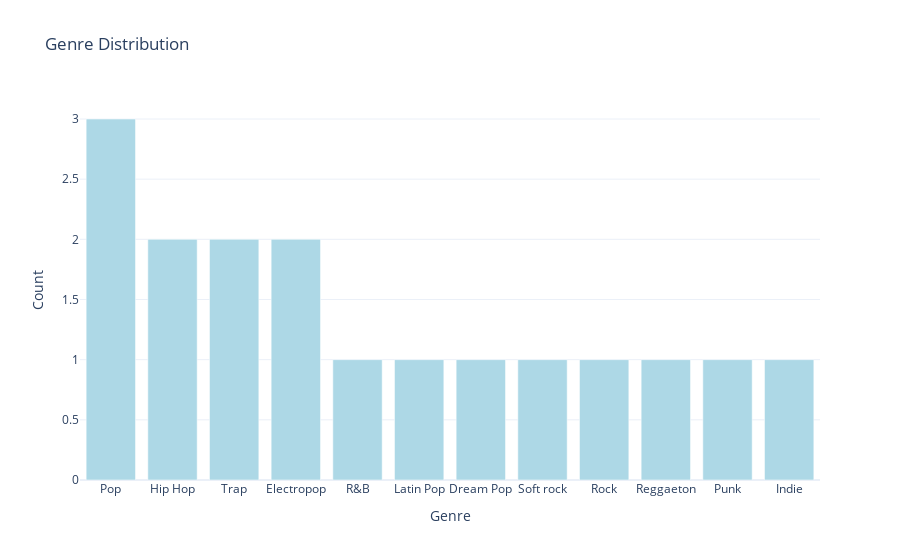

Notebook code cell kept with this figure:
### Code cell
# Calculate counts dynamically
counts = merged_df['Genre'].value_counts().reset_index()
counts.columns = ['Genre', 'Count']

# Create an interactive bar chart using Plotly with customized colors and layout
fig = px.bar(counts, x='Genre', y='Count', title='Genre Distribution',
             color_discrete_sequence=['lightblue'],  # Setting colors to greens
             template='plotly_white'  # Setting background to white with black axis lines
            )
fig.show()

### Figure 1 — Plotly figure (JSON) as saved in the notebook; plotly's stock layout.template omitted (floating-point values rounded to 4 significant figures)
{"data": [{"alignmentgroup": "True", "hovertemplate": "Genre=%{x}<br>Count=%{y}<extra></extra>", "legendgroup": "", "marker": {"color": "lightblue", "pattern": {"shape": ""}}, "name": "", "offsetgroup": "", "orientation": "v", "showlegend": false, "textposition": "auto", "type": "bar", "x": ["Pop", "Hip Hop", "Trap", "Electropop", "R&B", "Latin Pop", "Dream Pop", "Soft rock", "Rock", "Reggaeton", "Punk", "Indie"], "xaxis": "x", "y": [3, 2, 2, 2, 1, 1, 1, 1, 1, 1, 1, 1], "yaxis": "y"}], "layout": {"barmode": "relative", "legend": {"tracegroupgap": 0}, "title": {"text": "Genre Distribution"}, "xaxis": {"anchor": "y", "domain": [0, 1], "title": {"text": "Genre"}}, "yaxis": {"anchor": "x", "domain": [0, 1], "title": {"text": "Count"}}}}
